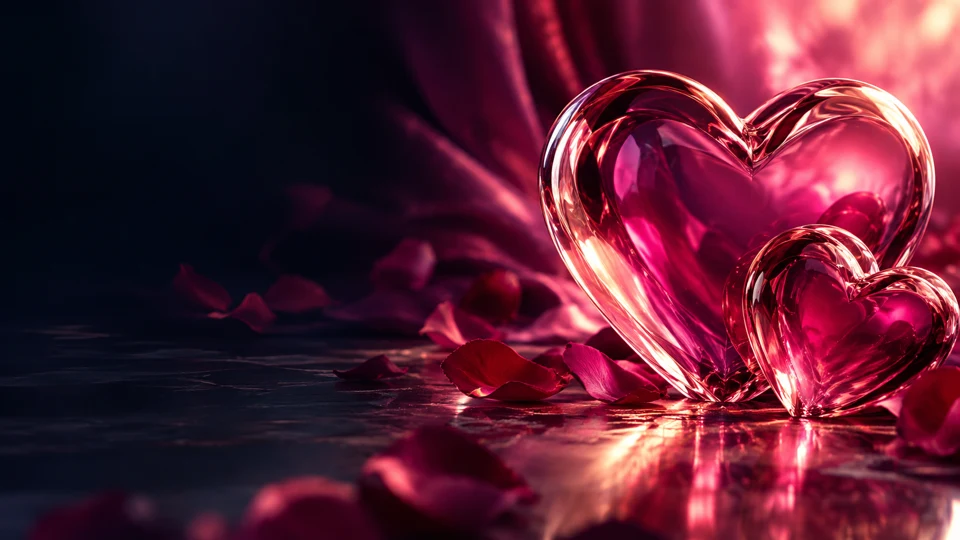
#> input picture android-tv/iptv/card-favorites-v1.webp, 960 x 540 px, given in place of morph-launcher-icon.png, which was not available
$ python build.py
#> lines starting #> are read from the running program, lines starting #| are printed output that depends on the picture
### iptv_shared.py
"""Single IPTV frontend source for Morph TV, its phone player and standalone builds."""
from pathlib import Path
import hashlib,json,re,shutil,io

ROOT=Path(__file__).resolve().parent
SOURCE=ROOT/'android-tv/iptv'
PHONE_CSS=ROOT/'mobile-app/phone-iptv.css'
PHONE_JS=ROOT/'mobile-app/phone-iptv.js'
EXTENSIONS={'.html','.js','.css','.json','.svg','.webp','.png','.jpg','.jpeg'}
UI_IMAGE_MASTERS={'ahly-home-2026-v1.webp','al-ahly-team-v2.webp','dock.webp','morph-bridge-icon.png','morph-bridge-icon.webp','morph-tv-icon.png','morph-tv-icon.webp','morph-launcher-icon.png','morph-iptv-icon.png','morph-launcher-icon.webp','morph-iptv-icon.webp','morph-launcher-wordmark.png','morph-iptv-wordmark.png','ppp.png','ppp.webp','sports-hero-user.jpg'}


def sync_webp_artwork():
    """Editable PNG masters remain intact; header artwork uses lossless WebP at an appropriate size."""
    from PIL import Image
    assets=ROOT/'tv-project/app/assets'
    dest=ROOT/'output/webp-artwork-report.json'
    try:previous={r['source']:r for r in json.loads(dest.read_text(encoding='utf-8'))['images']}
    except (FileNotFoundError,ValueError,KeyError):previous={}
    report=[]
    for source in sorted(assets.iterdir()):
        if source.suffix.lower() not in {'.png','.jpg','.jpeg'}:continue
        target=source.with_suffix('.webp')
        digest=hashlib.sha256(source.read_bytes()).hexdigest();cached=previous.get(source.relative_to(ROOT).as_posix())
        if cached and cached.get('encodingProfile')=='ui-webp-v2-header1086' and cached.get('sourceSha256')==digest and target.exists() and cached.get('webpSha256')==hashlib.sha256(target.read_bytes()).hexdigest():
            report.append(cached);continue
        image=Image.open(source).convert('RGBA' if source.suffix.lower()=='.png' else 'RGB')
        original_size=image.size
        if source.name in {'morph-launcher-wordmark.png','morph-iptv-wordmark.png'}:image.thumbnail((1086,362),Image.Resampling.LANCZOS)
        encoded=io.BytesIO()
        image.save(encoded,format='WEBP',lossless=source.suffix.lower()=='.png',quality=92,method=6,exact=True)
        data=encoded.getvalue()
        if source.suffix.lower() in {'.jpg','.jpeg'}:
            for quality in [88,84,80,76,72]:
                encoded=io.BytesIO();image.save(encoded,format='WEBP',quality=quality,method=6);data=encoded.getvalue()
                if len(data)<=source.stat().st_size*.9:break
        if not target.exists() or target.read_bytes()!=data:target.write_bytes(data)
        if source.suffix.lower()=='.png':
            assert Image.open(io.BytesIO(data)).convert('RGBA').tobytes()==image.convert('RGBA').tobytes(),source.name+' changed pixels'
        report.append({'source':source.relative_to(ROOT).as_posix(),'runtime':target.relative_to(ROOT).as_posix(),'sourceBytes':source.stat().st_size,'webpBytes':len(data),'sourceSize':original_size,'runtimeSize':image.size,'lossless':source.suffix.lower()=='.png','sourceSha256':digest,'webpSha256':hashlib.sha256(data).hexdigest(),'encodingProfile':'ui-webp-v2-header1086'})
    dest.parent.mkdir(exist_ok=True);content=json.dumps({'images':report,'editableMastersPreserved':True,'platformInstallIconsRemainPNG':True,'loadingLogoOriginalPNG':True},indent=2)+'\n'
    if not dest.exists() or dest.read_text(encoding='utf-8')!=content:dest.write_text(content,encoding='utf-8')


# [4 lines left out: function tv_fallback_bytes, not called in this run]


def stage_tv_fallback(root):
    (Path(root)/'tvmorph.webp').write_bytes(tv_fallback_bytes())

def sync_brand_assets():
    """Synchronize shared assets from their canonical source masters."""
    for name in ["brand-loader.js","brand-loader.css"]:
        target=ROOT/"tv-project/app"/name
        if not target.exists() or target.read_bytes()!=(SOURCE/name).read_bytes():shutil.copy2(SOURCE/name,target)
    update=SOURCE/"product-update.js"
    if update.exists():shutil.copy2(update,ROOT/"tv-project/app/product-update.js")
    for name in ('js','css'):
        canonical=SOURCE/('matches-shared.'+name)
        if canonical.exists():
            target=ROOT/'tv-project/app'/('matches.'+name)
            if not target.exists() or target.read_bytes()!=canonical.read_bytes():target.write_bytes(canonical.read_bytes())
    shutil.copy2(SOURCE/'developer-credit.js',ROOT/'tv-project/app/developer-credit.js')
    shutil.copy2(SOURCE/'plus-feature-labels.js',ROOT/'tv-project/app/plus-feature-labels.js')
    # Loading uses the same approved M as the header, with its own full-size
    # runtime asset so header thumbnail staging cannot soften the startup logo.
    for name,source in [('morph-loading-symbol.webp',ROOT/'tv-project/app/assets/morph-header-symbol.webp'),('morph-loading-background.webp',ROOT/'tv-project/visual-system/assets/bridge-background-v2.webp')]:
        for target in [SOURCE/name,ROOT/'tv-project/app/assets'/name]:
            if not target.exists() or target.read_bytes()!=source.read_bytes():shutil.copy2(source,target)
    background=ROOT/'tv-project/visual-system/assets/bridge-background-v2.webp'
    target=SOURCE/'assets/launcher-background.webp';target.parent.mkdir(parents=True,exist_ok=True)
    if not target.exists() or target.read_bytes()!=background.read_bytes():shutil.copy2(background,target)
    for name in ('matches-stadium-v1.webp','main-mountains-wave-v1.webp'):
        source=ROOT/'tv-project/app/assets'/name
        if source.exists():shutil.copy2(source,SOURCE/'assets'/name)
    sync_webp_artwork()
    sync_product_icons()
    source=ROOT/'tv-project/app/assets/morph-wordmark.webp'
    for target in [SOURCE/'morph-wordmark.webp',ROOT/'mobile-app/assets/ui/morph-wordmark.webp']:
        if not target.exists() or target.read_bytes()!=source.read_bytes():shutil.copy2(source,target)
    source=ROOT/'tv-project/app/assets/morph-header-symbol.webp';target=SOURCE/source.name
    if not target.exists() or target.read_bytes()!=source.read_bytes():shutil.copy2(source,target)
    source=ROOT/'tv-project/app/assets/morph-iptv-wordmark.webp';target=SOURCE/'morph-iptv-wordmark.webp'
    if not target.exists() or target.read_bytes()!=source.read_bytes():shutil.copy2(source,target)
    source=ROOT/'tv-project/app/assets/morph-iptv-wordmark.png';target=SOURCE/source.name
    if not target.exists() or target.read_bytes()!=source.read_bytes():shutil.copy2(source,target)

def stage_product_icon(resources,standalone=False,phone=False):
    """Package the shared user-approved installed icon for each product wrapper."""
#> called with standalone = False, phone = False
    from PIL import Image,ImageOps
    name='logo.webp' if phone else 'morph-iptv-icon.png' if standalone else 'morph-launcher-icon.png'
    source=ROOT/'tv-project/app/assets'/name
    target=Path(resources)/'drawable-nodpi';target.mkdir(parents=True,exist_ok=True)
    extension='.webp'
    for stale in ['.webp','.png','.jpg']:
        if stale!=extension:(target/('tvmorph'+stale)).unlink(missing_ok=True)
    icon=target/('tvmorph'+extension)
    art=Image.open(source).convert('RGBA')
    if phone:data=source.read_bytes()
    else:
        encoded=io.BytesIO();art.resize((512,512)).save(encoded,format='WEBP',lossless=True);data=encoded.getvalue()
    if not icon.exists() or icon.read_bytes()!=data:icon.write_bytes(data)
    banner=Image.new('RGBA',(320,180),art.getpixel((0,0)) if not standalone and not phone else 'white');tile=ImageOps.contain(art,(180,180));banner.alpha_composite(tile,((320-tile.width)//2,(180-tile.height)//2));encoded=io.BytesIO();banner.save(encoded,format='WEBP',lossless=True);dest=target/'tvmorph_banner.webp'
#> after `banner = Image.new('RGBA', (320, 180), art.getpixel((0, 0)) if not sta`:
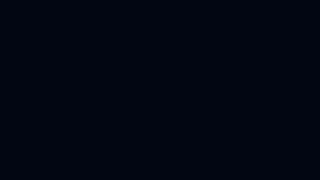
#> banner: PIL image 320x180 RGBA; mean R, G, B, A 1, 6, 18, 255
#> after `tile = ImageOps.contain(art, (180, 180))`:
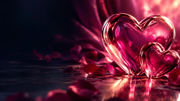
#> tile: PIL image 180x101 RGBA; mean R, G, B, A 86.6, 29.7, 49.4, 255
#> after `banner.alpha_composite(tile, ((320 - tile.width) // 2, (180 - tile.hei`:
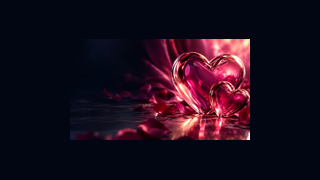
#> banner: PIL image 320x180 RGBA; mean R, G, B, A 28, 13.5, 27.9, 255
    if not dest.exists() or dest.read_bytes()!=encoded.getvalue():dest.write_bytes(encoded.getvalue())

# [7 lines left out: function stage_bridge_entry_background, not called in this run]


def sync_product_icons():
    from PIL import Image
    stage_product_icon(ROOT/'android-tv/res')
    stage_product_icon(ROOT/'mobile-app/res',phone=True)
#> call 2 of stage_product_icon, with standalone = False, phone = True
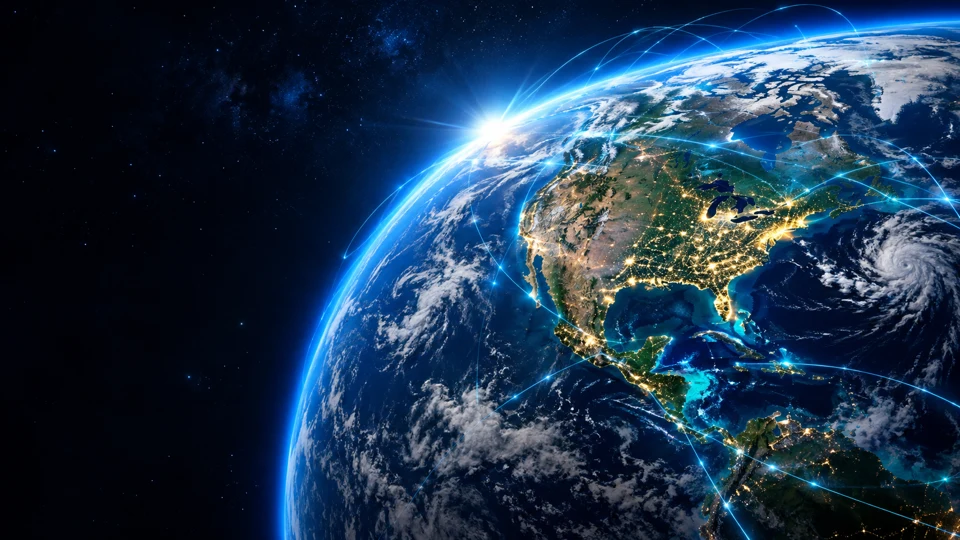
#> input picture android-tv/iptv/card-live-v1.webp, 960 x 540 px, given in place of logo.webp, which was not available
#> in stage_product_icon (call 2), `banner = Image.new('RGBA', (320, 180), art.getpixel((0, 0)) if not sta`: banner: PIL image 320x180 RGBA; every value is 255
#> in stage_product_icon (call 2), `tile = ImageOps.contain(art, (180, 180))`:
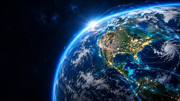
#> tile: PIL image 180x101 RGBA; mean R, G, B, A 30.5, 52.9, 76.7, 255
#> in stage_product_icon (call 2), `banner.alpha_composite(tile, ((320 - tile.width) // 2, (180 - tile.hei`:
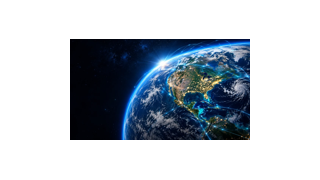
#> banner: PIL image 320x180 RGBA; mean R, G, B, A 184.2, 191.2, 198.7, 255
    encoded=io.BytesIO();Image.open(ROOT/'tv-project/app/assets/morph-launcher-icon.png').convert('RGBA').resize((512,512)).save(encoded,format='PNG');dest=ROOT/'mobile-app/app-icon.png'
    if not dest.exists() or dest.read_bytes()!=encoded.getvalue():dest.write_bytes(encoded.getvalue())

# [11 lines left out: functions stage_brand_assets, stage_adhan_assets, not called in this run]

def source_files():
    return [p for p in sorted(SOURCE.rglob('*')) if p.is_file() and p.suffix in EXTENSIONS and not p.name.endswith('-preview.png') and p.name not in {'morph-iptv-wordmark.png','morph-launcher-wordmark.png'}]

def source_receipt(phone=False,standalone=False):
    files=[{'source':p.relative_to(ROOT).as_posix(),'target':p.relative_to(SOURCE).as_posix(),'sourceSha256':hashlib.sha256(p.read_bytes()).hexdigest()} for p in source_files()]
    return {'canonical':'android-tv/iptv','phone':phone,'standalone':standalone,'files':files}

# [54 lines left out: functions document, stage_frontend, stage_prayer_ui, not called in this run]

### android-tv/build.py
from pathlib import Path
import subprocess,shutil,zipfile,json
ROOT=Path(__file__).resolve().parents[1];SOURCE=ROOT/'android-tv';BUILD=SOURCE/'build';BUILD.mkdir(exist_ok=True)
import sys;sys.path.insert(0,str(ROOT))
from iptv_shared import stage_frontend,stage_product_icon,sync_brand_assets
sync_brand_assets()
JAVA=ROOT/'.tools/tizen/sdk/data/jdk/bin';ANDROID=ROOT/'.tools/android/sdk/android-11'
def run(args):
 p=subprocess.run([str(x) for x in args],capture_output=True,text=True)
 if p.returncode:raise RuntimeError((p.stdout+p.stderr)[-4000:])
staging=BUILD/'assets'
assert staging.resolve()==(ROOT/'android-tv/build/assets').resolve()
if staging.exists():shutil.rmtree(staging)
assets=BUILD/'assets';tv=assets/'tv';classes=BUILD/'classes';dex=BUILD/'dex'
for d in [tv,classes,dex]:d.mkdir(parents=True,exist_ok=True)
for old in classes.rglob('*.class'):old.unlink()
#> (the run stopped early here; a loop or call above may not have finished)
